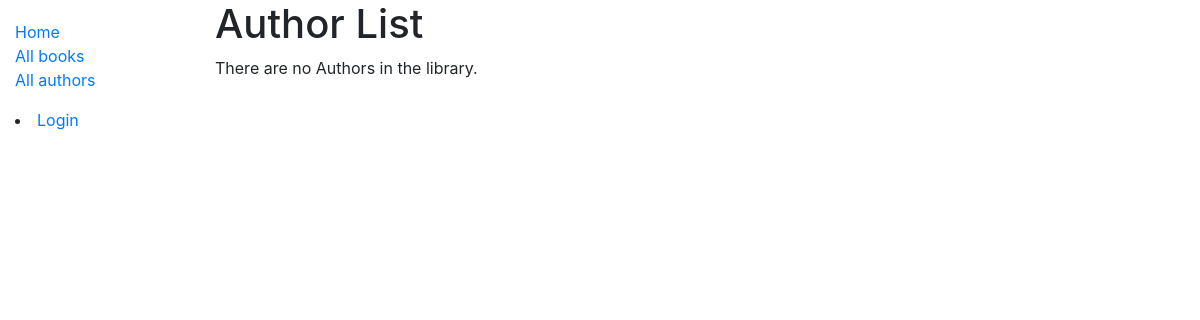
The app's page /catalog/authors/, older data.
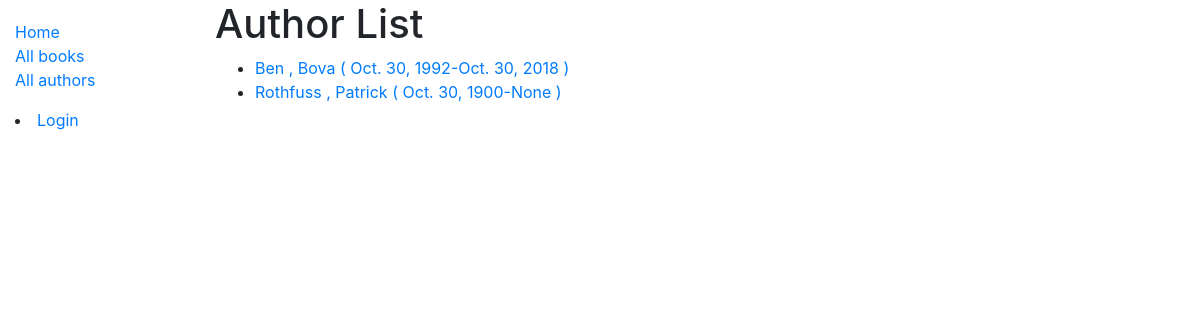
The same page, newer data.
### catalog/models.py (models this page shows, shortened)
class Author(models.Model):
    first_name = models.CharField(max_length=100)
    last_name = models.CharField(max_length=100)
    date_of_birth = models.DateField(null=True, blank=True)
    date_of_death = models.DateField('Died', null=True, blank=True)
    class Meta:
        ordering = ['last_name', 'first_name']
    def get_absolute_url(self):
        return reverse('author-detail', args=[str(self.id)])

### catalog/views.py (the view)
# urls.py: path('authors/', views.AuthorListView.as_view(), name='authors'),
class AuthorListView(generic.ListView):
    model = Author

### catalog/templates/catalog/author_list.html (shortened to what this page needs)
{% extends "base_generic.html" %}
{% block content %}
  <h1>Author List</h1>
  {% if author_list %}
  <ul>
    {% for author in author_list %}
      <li>
        <a href="{{ author.get_absolute_url }}">{{ author.first_name}} , {{ author.last_name}} ( {{author.date_of_birth}}-{{author.date_of_death}} ) </a>
      </li>
    {% endfor %}
  </ul>
  {% else %}
    <p>There are no Authors in the library.</p>
  {% endif %}
{% endblock %}

### catalog/templates/base_generic.html (shortened to what this page needs)
{% load static %}
<link rel="stylesheet" href="{% static 'css/styles.css' %}">
<!DOCTYPE html>
<html lang="en">
<head>
  <link rel="stylesheet" href="https://stackpath.bootstrapcdn.com/bootstrap/4.1.3/css/bootstrap.min.css">
  {% load static %}
  <link rel="stylesheet" href="{% static 'css/styles.css' %}">
</head>
<body>
  <div class="container-fluid">
    <div class="row">
      <div class="col-sm-2">
      {% block sidebar %}
        <ul class="sidebar-nav">
          <li><a href="{% url 'index' %}">Home</a></li>
          <li><a href="{% url 'books' %}">All books</a></li>
          <li><a href="{% url 'authors' %}">All authors</a></li>
        </ul>
     {% endblock %}
     {% if user.is_authenticated %}
     <li>User: {{ user.get_username }}</li>
     <li><a href="{% url 'my-borrowed' %}">My Borrowed</a></li>
     <li><a href="{% url 'logout'%}?next={{request.path}}">Logout</a></li>
     {% else %}
        <li><a href="{% url 'login'%}?next={{request.path}}">Login</a></li>
     {% endif %}
      </div>
      <div class="col-sm-10 ">
          {% block content %}{% endblock %}
      </div>
    </div>
  </div>
</body>
</html>

### catalog/static/css/styles.css (style rules this page uses)
.sidebar-nav { margin-top: 20px; padding: 0; list-style: none; }

Row changes from the older to the newer data that the page shows:
added Author: first_name "Ben", last_name "Bova", date_of_birth "Oct. 30, 1992", date_of_death "Oct. 30, 2018"
added Author: first_name "Rothfuss", last_name "Patrick", date_of_birth "Oct. 30, 1900", date_of_death "None"
Text that changed along with them:
text no longer shown: "There are no Authors in the library."
